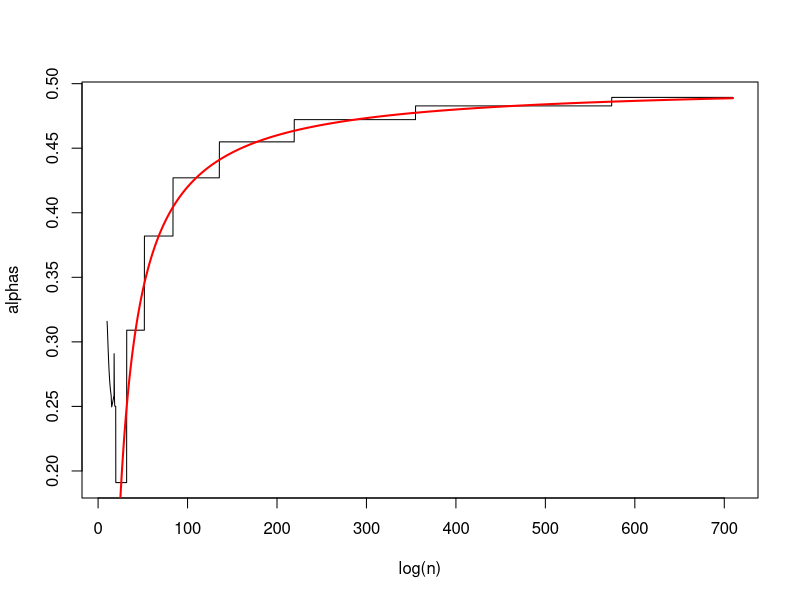
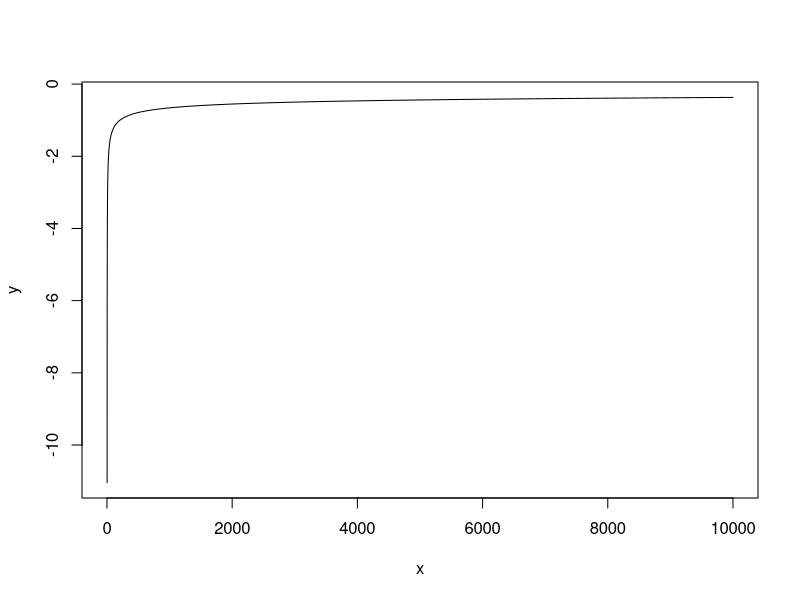

Source code (R) for these figures, in order:
prob <- function(alpha, n, d = 5, eps = 0.1) {
  ## component 1
  c1 <- log(1 - 2*exp(-2*n^(1-2*alpha)*eps^2))
  if(is.na(c1)) {
    warning("c1: Increase n or decrease alpha.")
    return(0)
  }
  ## component 2
  c2 <- n*log(1 - 2*exp(-n^(2*alpha)/(2*d^2)))
  if(is.na(c2)) {
    warning("c2: Increase n or alpha.")
    return(0)
  }
  return(exp(c1 + c2))
}
prob(alpha=0.2, n=1e8)

# alphas <- seq(1e-6, 0.5-1e-6, 0.002)
# probs <- rep(0, length(alphas))
# for (i in 1:length(probs)) {
#   probs[i] <- prob(alpha = alphas[i], n = 1e8)
# }
# plot(alphas, probs, type = "l")
n <- exp(seq(10, log(.Machine$double.xmax), 0.1))
alphas <- rep(NA, length(n))
for (i in 1:length(n)) {
  sol <- optimize(f=function(alpha){prob(alpha=alpha, n=n[i])}, 
           interval = c(0, 0.5), maximum = TRUE,
           tol = .Machine$double.eps)
  alphas[i] <- sol$maximum
}
plot(log(n), alphas, type = "l")
lines(log(n), 0.5 - 8 / log(n), col = "red", lwd = 2)
min(alphas)
max(alphas)

probs <- apply(cbind(alphas, n), FUN = function(x){prob(x[1], x[2])}, MARGIN = 1)
probs[1:100]

x <- 1:10000
y <- 0.5 - 8/log(x)
plot(x, y, type = "l")
